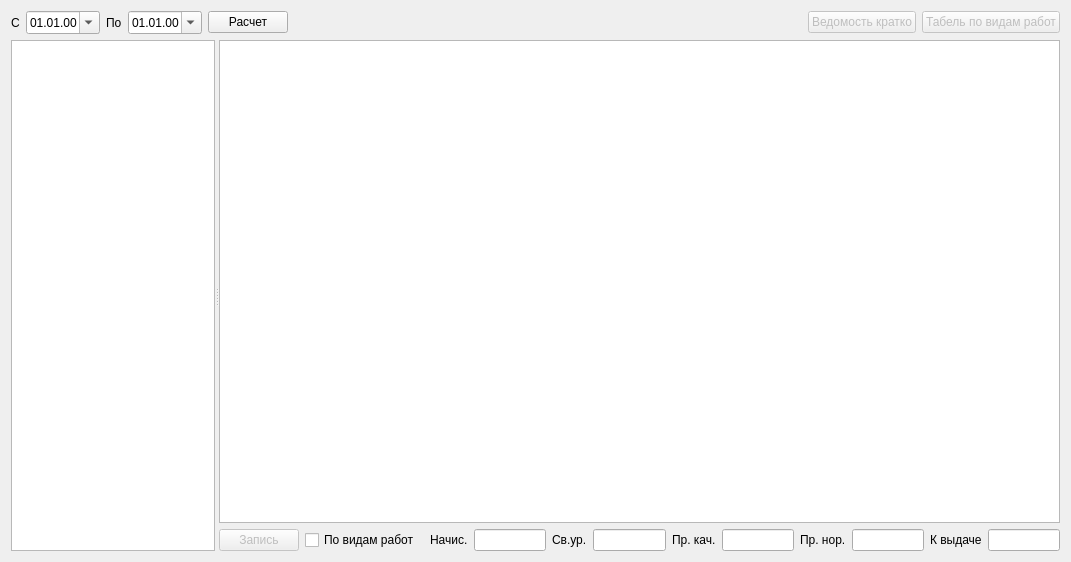
<?xml version="1.0" encoding="UTF-8"?>
<ui version="4.0">
 <class>FormCalcWage</class>
 <widget class="QWidget" name="FormCalcWage">
  <property name="geometry">
   <rect>
    <x>0</x>
    <y>0</y>
    <width>1071</width>
    <height>562</height>
   </rect>
  </property>
  <property name="windowTitle">
   <string>Form</string>
  </property>
  <layout class="QVBoxLayout" name="verticalLayout_2">
   <item>
    <layout class="QHBoxLayout" name="horizontalLayout">
     <item>
      <widget class="QLabel" name="label">
       <property name="text">
        <string>С</string>
       </property>
      </widget>
     </item>
     <item>
      <widget class="QDateEdit" name="dateEditBeg">
       <property name="displayFormat">
        <string>dd.MM.yy</string>
       </property>
       <property name="calendarPopup">
        <bool>true</bool>
       </property>
      </widget>
     </item>
     <item>
      <widget class="QLabel" name="label_2">
       <property name="text">
        <string>По</string>
       </property>
      </widget>
     </item>
     <item>
      <widget class="QDateEdit" name="dateEditEnd">
       <property name="displayFormat">
        <string>dd.MM.yy</string>
       </property>
       <property name="calendarPopup">
        <bool>true</bool>
       </property>
      </widget>
     </item>
     <item>
      <widget class="QPushButton" name="pushButtonCalc">
       <property name="text">
        <string>Расчет</string>
       </property>
      </widget>
     </item>
     <item>
      <spacer name="horizontalSpacer">
       <property name="orientation">
        <enum>Qt::Horizontal</enum>
       </property>
       <property name="sizeHint" stdset="0">
        <size>
         <width>40</width>
         <height>20</height>
        </size>
       </property>
      </spacer>
     </item>
     <item>
      <widget class="QPushButton" name="pushButtonTabelShort">
       <property name="enabled">
        <bool>false</bool>
       </property>
       <property name="text">
        <string>Ведомость кратко</string>
       </property>
      </widget>
     </item>
     <item>
      <widget class="QPushButton" name="pushButtonTabel">
       <property name="enabled">
        <bool>false</bool>
       </property>
       <property name="text">
        <string>Табель по видам работ</string>
       </property>
      </widget>
     </item>
    </layout>
   </item>
   <item>
    <widget class="QSplitter" name="splitter">
     <property name="sizePolicy">
      <sizepolicy hsizetype="Expanding" vsizetype="Expanding">
       <horstretch>0</horstretch>
       <verstretch>0</verstretch>
      </sizepolicy>
     </property>
     <property name="orientation">
      <enum>Qt::Horizontal</enum>
     </property>
     <widget class="QListView" name="listViewRab"/>
     <widget class="QWidget" name="layoutWidget">
      <layout class="QVBoxLayout" name="verticalLayout">
       <item>
        <widget class="TableView" name="tableViewCalc"/>
       </item>
       <item>
        <layout class="QHBoxLayout" name="horizontalLayout_2">
         <item>
          <widget class="QPushButton" name="pushButtonSave">
           <property name="enabled">
            <bool>false</bool>
           </property>
           <property name="text">
            <string>Запись</string>
           </property>
          </widget>
         </item>
         <item>
          <widget class="QCheckBox" name="checkBoxVid">
           <property name="text">
            <string>По видам работ</string>
           </property>
          </widget>
         </item>
         <item>
          <spacer name="horizontalSpacer_2">
           <property name="orientation">
            <enum>Qt::Horizontal</enum>
           </property>
           <property name="sizeHint" stdset="0">
            <size>
             <width>40</width>
             <height>20</height>
            </size>
           </property>
          </spacer>
         </item>
         <item>
          <widget class="QLabel" name="label_3">
           <property name="text">
            <string>Начис.</string>
           </property>
          </widget>
         </item>
         <item>
          <widget class="QLineEdit" name="lineEditWage">
           <property name="readOnly">
            <bool>true</bool>
           </property>
          </widget>
         </item>
         <item>
          <widget class="QLabel" name="label_7">
           <property name="text">
            <string>Св.ур.</string>
           </property>
          </widget>
         </item>
         <item>
          <widget class="QLineEdit" name="lineEditExtr">
           <property name="readOnly">
            <bool>true</bool>
           </property>
          </widget>
         </item>
         <item>
          <widget class="QLabel" name="label_4">
           <property name="text">
            <string>Пр. кач.</string>
           </property>
          </widget>
         </item>
         <item>
          <widget class="QLineEdit" name="lineEditPremQual">
           <property name="readOnly">
            <bool>true</bool>
           </property>
          </widget>
         </item>
         <item>
          <widget class="QLabel" name="label_5">
           <property name="text">
            <string>Пр. нор.</string>
           </property>
          </widget>
         </item>
         <item>
          <widget class="QLineEdit" name="lineEditPremNorm">
           <property name="readOnly">
            <bool>true</bool>
           </property>
          </widget>
         </item>
         <item>
          <widget class="QLabel" name="label_6">
           <property name="text">
            <string>К выдаче</string>
           </property>
          </widget>
         </item>
         <item>
          <widget class="QLineEdit" name="lineEditTotal">
           <property name="readOnly">
            <bool>true</bool>
           </property>
          </widget>
         </item>
        </layout>
       </item>
      </layout>
     </widget>
    </widget>
   </item>
  </layout>
 </widget>
 <customwidgets>
  <customwidget>
   <class>TableView</class>
   <extends>QTableView</extends>
   <header>tableview.h</header>
  </customwidget>
 </customwidgets>
 <resources/>
 <connections/>
</ui>
